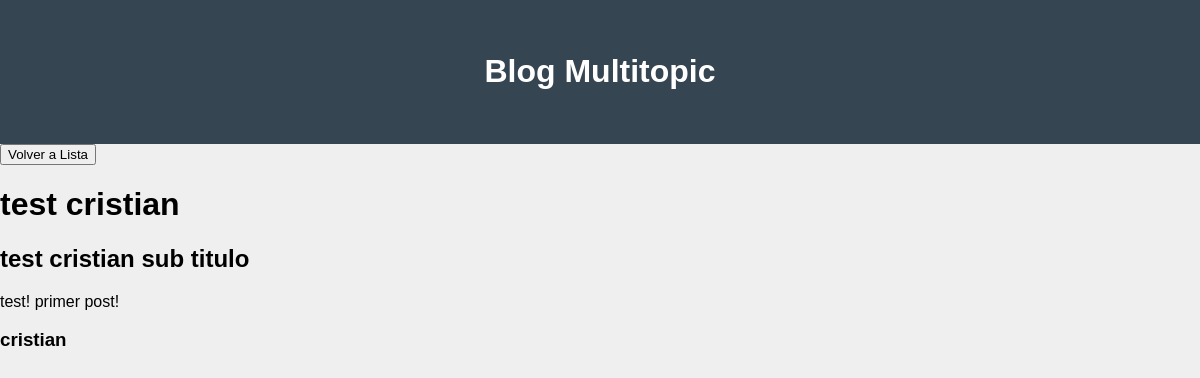
Before: /blog/blog_detail/2/ with the older database file.
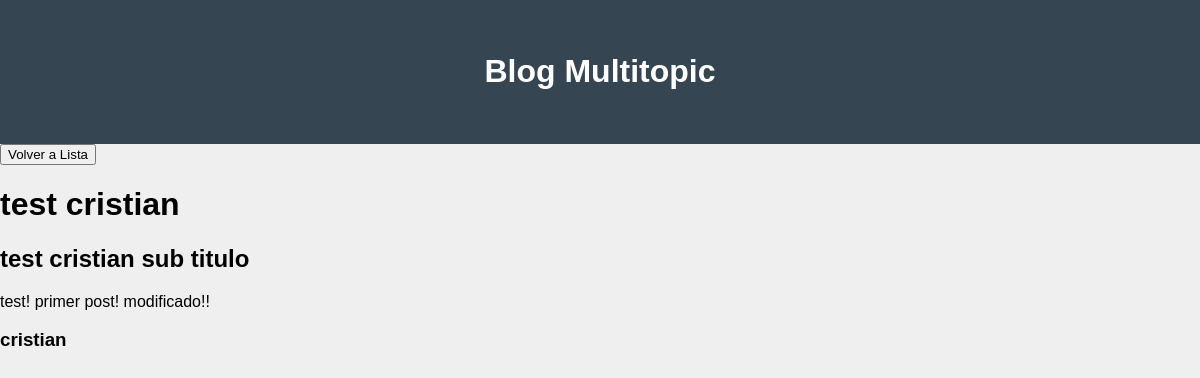
After: the same page with the newer database file.
### ProyectoApp/models.py (models this page shows, shortened)
class BlogModel(models.Model):
    titulo = models.CharField(max_length=100)
    sub_titulo = models.CharField(max_length=100)
    cuerpo = models.TextField()
    autor = models.ForeignKey(User, on_delete=models.CASCADE)
    fecha_creacion = models.DateField(auto_now_add=True)

### ProyectoApp/views.py (the view)
# urls.py: path("blog_detail/<pk>/", views.BlogDetail.as_view(), name="blogDetail"),
class BlogDetail(DetailView):
    model = BlogModel
    template_name = "blog_detail.html"

### ProyectoApp/templates/blog_detail.html (shortened to what this page needs)
<!DOCTYPE html>
<html >
<head>
</head>
<body>
    <header>
        <h1>Blog Multitopic</h1>
    </header>
<a href="{% url 'blogList' %}"><button type="submit">Volver a Lista</button></a>
<div>
    <h1>{{object.titulo}}</h1>
    <h2>{{object.sub_titulo}}</h2>
    <p> {{object.cuerpo}} </p>
    <h3>{{object.autor}}</h3>
</div>

Changed rows visible on the page:
changed BlogModel "test cristian": cuerpo "test! primer post!" → "test! primer post! modificado!!"
